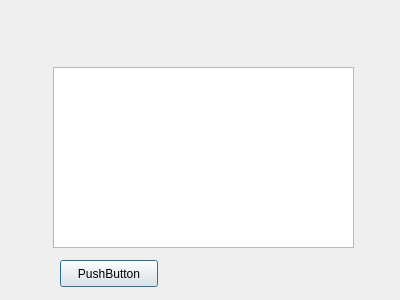
<?xml version="1.0" encoding="UTF-8"?>
<ui version="4.0">
 <class>MyDialog</class>
 <widget class="QDialog" name="MyDialog">
  <property name="geometry">
   <rect>
    <x>0</x>
    <y>0</y>
    <width>400</width>
    <height>300</height>
   </rect>
  </property>
  <property name="windowTitle">
   <string>Dialog</string>
  </property>
  <widget class="QPlainTextEdit" name="plainTextEdit">
   <property name="geometry">
    <rect>
     <x>53</x>
     <y>67</y>
     <width>301</width>
     <height>181</height>
    </rect>
   </property>
  </widget>
  <widget class="QPushButton" name="pushButton">
   <property name="geometry">
    <rect>
     <x>60</x>
     <y>260</y>
     <width>98</width>
     <height>27</height>
    </rect>
   </property>
   <property name="text">
    <string>PushButton</string>
   </property>
  </widget>
 </widget>
 <resources/>
 <connections/>
</ui>
